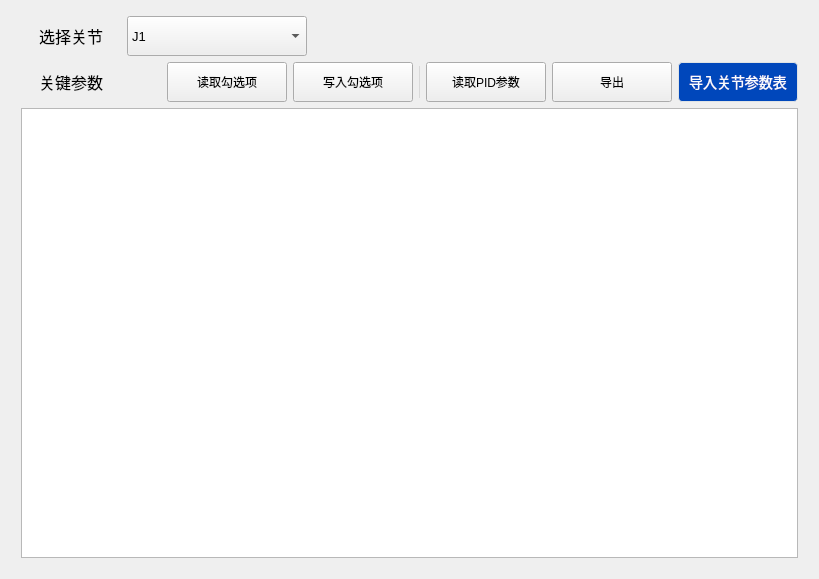
       <widget class="QWidget" name="pageServoParams">
        <layout class="QHBoxLayout" name="horizontalLayout_5">
         <item>
          <spacer name="horizontalSpacer_43">
           <property name="orientation">
            <enum>Qt::Horizontal</enum>
           </property>
           <property name="sizeType">
            <enum>QSizePolicy::Fixed</enum>
           </property>
           <property name="sizeHint" stdset="0">
            <size>
             <width>10</width>
             <height>20</height>
            </size>
           </property>
          </spacer>
         </item>
         <item>
          <layout class="QVBoxLayout" name="verticalLayout_7">
           <property name="topMargin">
            <number>0</number>
           </property>
           <property name="bottomMargin">
            <number>10</number>
           </property>
           <item>
            <spacer name="verticalSpacer_42">
             <property name="orientation">
              <enum>Qt::Vertical</enum>
             </property>
             <property name="sizeType">
              <enum>QSizePolicy::Fixed</enum>
             </property>
             <property name="sizeHint" stdset="0">
              <size>
               <width>20</width>
               <height>5</height>
              </size>
             </property>
            </spacer>
           </item>
           <item>
            <layout class="QVBoxLayout" name="verticalLayout_17">
             <property name="bottomMargin">
              <number>0</number>
             </property>
             <item>
              <layout class="QHBoxLayout" name="horizontalLayout_27">
               <property name="bottomMargin">
                <number>0</number>
               </property>
               <item>
                <widget class="QLabel" name="label_33">
                 <property name="sizePolicy">
                  <sizepolicy hsizetype="Fixed" vsizetype="Fixed">
                   <horstretch>0</horstretch>
                   <verstretch>0</verstretch>
                  </sizepolicy>
                 </property>
                 <property name="minimumSize">
                  <size>
                   <width>100</width>
                   <height>30</height>
                  </size>
                 </property>
                 <property name="maximumSize">
                  <size>
                   <width>16777215</width>
                   <height>16777215</height>
                  </size>
                 </property>
                 <property name="font">
                  <font>
                   <pointsize>-1</pointsize>
                  </font>
                 </property>
                 <property name="styleSheet">
                  <string notr="true">font-size: 16px;</string>
                 </property>
                 <property name="text">
                  <string>选择关节</string>
                 </property>
                 <property name="alignment">
                  <set>Qt::AlignCenter</set>
                 </property>
                </widget>
               </item>
               <item>
                <widget class="QComboBox" name="comboServo">
                 <property name="minimumSize">
                  <size>
                   <width>180</width>
                   <height>40</height>
                  </size>
                 </property>
                 <property name="maximumSize">
                  <size>
                   <width>16777215</width>
                   <height>16777215</height>
                  </size>
                 </property>
                 <property name="font">
                  <font>
                   <pointsize>10</pointsize>
                  </font>
                 </property>
                 <property name="styleSheet">
                  <string notr="true"/>
                 </property>
                 <property name="sizeAdjustPolicy">
                  <enum>QComboBox::AdjustToMinimumContentsLengthWithIcon</enum>
                 </property>
                 <item>
                  <property name="text">
                   <string>J1</string>
                  </property>
                 </item>
                 <item>
                  <property name="text">
                   <string>J2</string>
                  </property>
                 </item>
                 <item>
                  <property name="text">
                   <string>J3</string>
                  </property>
                 </item>
                 <item>
                  <property name="text">
                   <string>J4</string>
                  </property>
                 </item>
                 <item>
                  <property name="text">
                   <string>J5</string>
                  </property>
                 </item>
                 <item>
                  <property name="text">
                   <string>J6</string>
                  </property>
                 </item>
                </widget>
               </item>
               <item>
                <spacer name="horizontalSpacer_47">
                 <property name="orientation">
                  <enum>Qt::Horizontal</enum>
                 </property>
                 <property name="sizeHint" stdset="0">
                  <size>
                   <width>200</width>
                   <height>20</height>
                  </size>
                 </property>
                </spacer>
               </item>
              </layout>
             </item>
             <item>
              <layout class="QHBoxLayout" name="horizontalLayout_28">
               <property name="bottomMargin">
                <number>0</number>
               </property>
               <item>
                <widget class="QLabel" name="label_35">
                 <property name="sizePolicy">
                  <sizepolicy hsizetype="Fixed" vsizetype="Fixed">
                   <horstretch>0</horstretch>
                   <verstretch>0</verstretch>
                  </sizepolicy>
                 </property>
                 <property name="minimumSize">
                  <size>
                   <width>100</width>
                   <height>30</height>
                  </size>
                 </property>
                 <property name="maximumSize">
                  <size>
                   <width>16777215</width>
                   <height>16777215</height>
                  </size>
                 </property>
                 <property name="font">
                  <font>
                   <pointsize>-1</pointsize>
                  </font>
                 </property>
                 <property name="styleSheet">
                  <string notr="true">font-size: 16px;</string>
                 </property>
                 <property name="text">
                  <string>关键参数</string>
                 </property>
                 <property name="alignment">
                  <set>Qt::AlignCenter</set>
                 </property>
                </widget>
               </item>
               <item>
                <spacer name="horizontalSpacer_42">
                 <property name="orientation">
                  <enum>Qt::Horizontal</enum>
                 </property>
                 <property name="sizeType">
                  <enum>QSizePolicy::Expanding</enum>
                 </property>
                 <property name="sizeHint" stdset="0">
                  <size>
                   <width>40</width>
                   <height>20</height>
                  </size>
                 </property>
                </spacer>
               </item>
               <item>
                <widget class="QPushButton" name="btnReadAllServoParams">
                 <property name="sizePolicy">
                  <sizepolicy hsizetype="Fixed" vsizetype="Fixed">
                   <horstretch>0</horstretch>
                   <verstretch>0</verstretch>
                  </sizepolicy>
                 </property>
                 <property name="minimumSize">
                  <size>
                   <width>120</width>
                   <height>40</height>
                  </size>
                 </property>
                 <property name="font">
                  <font>
                   <pointsize>9</pointsize>
                  </font>
                 </property>
                 <property name="cursor">
                  <cursorShape>PointingHandCursor</cursorShape>
                 </property>
                 <property name="styleSheet">
                  <string notr="true"/>
                 </property>
                 <property name="text">
                  <string>读取勾选项</string>
                 </property>
                </widget>
               </item>
               <item>
                <widget class="QPushButton" name="btnWriteAllServoParams">
                 <property name="minimumSize">
                  <size>
                   <width>120</width>
                   <height>40</height>
                  </size>
                 </property>
                 <property name="font">
                  <font>
                   <pointsize>9</pointsize>
                  </font>
                 </property>
                 <property name="cursor">
                  <cursorShape>PointingHandCursor</cursorShape>
                 </property>
                 <property name="styleSheet">
                  <string notr="true"/>
                 </property>
                 <property name="text">
                  <string>写入勾选项</string>
                 </property>
                </widget>
               </item>
               <item>
                <widget class="Line" name="line_3">
                 <property name="minimumSize">
                  <size>
                   <width>1</width>
                   <height>32</height>
                  </size>
                 </property>
                 <property name="maximumSize">
                  <size>
                   <width>1</width>
                   <height>32</height>
                  </size>
                 </property>
                 <property name="styleSheet">
                  <string notr="true">background-color: #D9D9D9;
border:none;</string>
                 </property>
                 <property name="orientation">
                  <enum>Qt::Vertical</enum>
                 </property>
                </widget>
               </item>
               <item>
                <widget class="QPushButton" name="btnReadPID">
                 <property name="minimumSize">
                  <size>
                   <width>120</width>
                   <height>40</height>
                  </size>
                 </property>
                 <property name="cursor">
                  <cursorShape>PointingHandCursor</cursorShape>
                 </property>
                 <property name="styleSheet">
                  <string notr="true"/>
                 </property>
                 <property name="text">
                  <string>读取PID参数</string>
                 </property>
                </widget>
               </item>
               <item>
                <widget class="QPushButton" name="btnExportExcel">
                 <property name="minimumSize">
                  <size>
                   <width>120</width>
                   <height>40</height>
                  </size>
                 </property>
                 <property name="cursor">
                  <cursorShape>PointingHandCursor</cursorShape>
                 </property>
                 <property name="styleSheet">
                  <string notr="true"/>
                 </property>
                 <property name="text">
                  <string>导出</string>
                 </property>
                </widget>
               </item>
               <item>
                <widget class="QPushButton" name="btnImportExcel">
                 <property name="minimumSize">
                  <size>
                   <width>120</width>
                   <height>40</height>
                  </size>
                 </property>
                 <property name="font">
                  <font>
                   <pointsize>-1</pointsize>
                  </font>
                 </property>
                 <property name="cursor">
                  <cursorShape>PointingHandCursor</cursorShape>
                 </property>
                 <property name="styleSheet">
                  <string notr="true">   font-size: 14px;
    background-color:#0047BB;
    border-color:#FAFDFF;
    border: 1px solid #DFE3E5;
    border-radius: 4px;
    color: #FAFDFF;
    padding-left:6px;
    padding-right:6px;</string>
                 </property>
                 <property name="text">
                  <string>导入关节参数表</string>
                 </property>
                </widget>
               </item>
              </layout>
             </item>
            </layout>
           </item>
           <item>
            <layout class="QHBoxLayout" name="horizontalLayout_4">
             <item>
              <widget class="DTableView" name="tableServoParamView">
               <property name="minimumSize">
                <size>
                 <width>400</width>
                 <height>450</height>
                </size>
               </property>
               <property name="styleSheet">
                <string notr="true">MyCheckBoxHeader{
    font-size: 16px;
    min-height:48px;
}

MyCheckBoxHeader::section {
    border: none;
    background-color: #EEF1F5;
    color:#5E626E;
}

QScrollBar:vertical{
    background: transparent;
    border-radius:3px;
    width: 6px;
}
QScrollBar::handle:vertical {
    background-color: #e0e0e0;
    min-height: 242px;
    border-radius:3px;
    width: 6px;
}

/* 向上区域样式 */
QScrollBar::sub-line:vertical {
    border: none;
}

/* 向下区域样式 */
QScrollBar::add-line:vertical {
    border: none;
}

QScrollBar:horizontal{
    background: transparent;
    border-radius:6px;
    height: 12px;
}
QScrollBar::handle:horizontal {
    background-color: #e0e0e0;
    min-width: 242px;
    border-radius:6px;
    height: 12px;
}

/* 向上区域样式 */
QScrollBar::sub-line:horizontal {
  border: none;
}

/* 向下区域样式 */
QScrollBar::add-line:horizontal {
  border: none;
}</string>
               </property>
               <property name="showGrid">
                <bool>true</bool>
               </property>
               <property name="gridStyle">
                <enum>Qt::SolidLine</enum>
               </property>
               <attribute name="verticalHeaderVisible">
                <bool>false</bool>
               </attribute>
              </widget>
             </item>
            </layout>
           </item>
          </layout>
         </item>
         <item>
          <spacer name="horizontalSpacer_46">
           <property name="orientation">
            <enum>Qt::Horizontal</enum>
           </property>
           <property name="sizeType">
            <enum>QSizePolicy::Fixed</enum>
           </property>
           <property name="sizeHint" stdset="0">
            <size>
             <width>10</width>
             <height>20</height>
            </size>
           </property>
          </spacer>
         </item>
        </layout>
       </widget>
